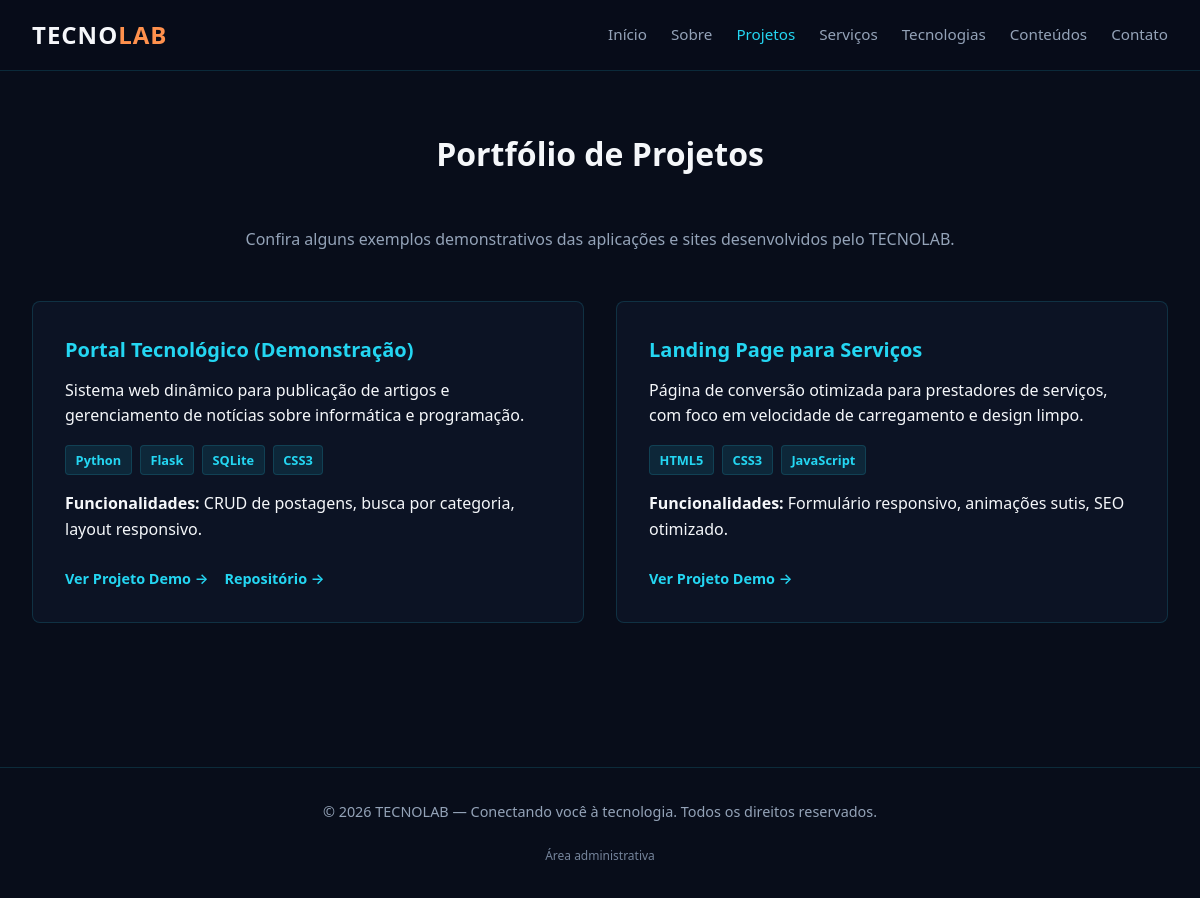
Page /projetos on the committed database.
### tables this page shows
CREATE TABLE projects (
            id INTEGER PRIMARY KEY AUTOINCREMENT,
            title TEXT NOT NULL,
            description TEXT NOT NULL,
            technologies TEXT,
            features TEXT,
            demo_url TEXT,
            repo_url TEXT,
            content TEXT,
            image_path TEXT,
            is_published INTEGER DEFAULT 1,
            created_at TIMESTAMP DEFAULT CURRENT_TIMESTAMP,
            updated_at TIMESTAMP DEFAULT CURRENT_TIMESTAMP
        );

### app.py (the view)
@app.route('/projetos')
def projects():
    conn = get_db()
    cursor = conn.cursor()
    cursor.execute('SELECT * FROM projects WHERE is_published = 1 ORDER BY created_at DESC')
    published_projects = cursor.fetchall()
    conn.close()
    return render_template('projects.html', projects=published_projects)

### app.py (called while the page is built)
def get_db():
    conn = sqlite3.connect(app.config['DATABASE_PATH'])
    conn.row_factory = sqlite3.Row
    return conn

### templates/projects.html (shortened to what this page needs)
{% extends 'base.html' %}
{% block content %}
<section class="section" style="padding-top: 8rem;">
    <h2 class="section-title">Portfólio de Projetos</h2>
    <p style="text-align: center; color: var(--text-muted); margin-bottom: 3rem;">
        Confira alguns exemplos demonstrativos das aplicações e sites desenvolvidos pelo TECNOLAB.
    </p>
    <div class="cards-grid">
        {% if projects %}
            {% for item in projects %}
            <div class="card">
                <h3 class="card-title">{{ item.title }}</h3>
                <p>{{ item.description }}</p>
                {% if item.technologies %}
                <div class="tech-tags">
                    {% for tech in item.technologies.split(',') %}
                        <span class="tech-badge">{{ tech.strip() }}</span>
                    {% endfor %}
                </div>
                {% endif %}
                {% if item.features %}
                <p><strong>Funcionalidades:</strong> {{ item.features }}</p>
                {% endif %}
                <div class="card-actions">
                    {% if item.demo_url %}
                        <a href="{{ item.demo_url }}" target="_blank" rel="noopener noreferrer" class="card-link">Ver Projeto Demo &rarr;</a>
                    {% endif %}
                    {% if item.repo_url %}
                        <a href="{{ item.repo_url }}" target="_blank" rel="noopener noreferrer" class="card-link">Repositório &rarr;</a>
                    {% endif %}
                </div>
            </div>
            {% endfor %}
        {% endif %}
    </div>
</section>
{% endblock %}

### templates/base.html (shortened to what this page needs)
<!DOCTYPE html>
<html lang="pt-BR">
<head>
    <link rel="stylesheet" href="{{ url_for('static', filename='css/style.css') }}">
</head>
<body>
    <header>
        <nav class="nav-container">
            <a href="{{ url_for('index') }}" class="logo">TECNO<span>LAB</span></a>
            <ul class="nav-links">
                <li><a href="{{ url_for('index') }}">Início</a></li>
                <li><a href="{{ url_for('about') }}">Sobre</a></li>
                <li><a href="{{ url_for('projects') }}">Projetos</a></li>
                <li><a href="{{ url_for('services') }}">Serviços</a></li>
                <li><a href="{{ url_for('technologies') }}">Tecnologias</a></li>
                <li><a href="{{ url_for('tutorials') }}">Conteúdos</a></li>
                <li><a href="{{ url_for('contact') }}">Contato</a></li>
            </ul>
        </nav>
    </header>
    <main>
        {% block content %}{% endblock %}
    </main>
    <footer>
        <p>&copy; 2026 TECNOLAB — Conectando você à tecnologia. Todos os direitos reservados.</p>
        <div class="footer-admin">
            <a href="{{ url_for('admin_login') }}">
                Área administrativa
            </a>
        </div>
    </footer>
</body>
</html>

### static/css/style.css (style rules this page uses)
:root { --bg-primary: #080D1A; --bg-secondary: #0F172A; --accent-electric: #087FE8; --accent-cyan: #24D6F2; --accent-purple: #7948C8; --accent-orange: #FF914D; --text-main: #F5F7FA; --text-muted: #94A3B8; --border-subtle: rgba(36, 214, 242, 0.15); --card-bg: rgba(15, 23, 42, 0.7); --font-family: 'Segoe UI', system-ui, -apple-system, sans-serif; }
* { margin: 0; padding: 0; box-sizing: border-box; }
body { background-color: var(--bg-primary); color: var(--text-main); font-family: var(--font-family); line-height: 1.6; overflow-x: hidden; }
header { background: rgba(8, 13, 26, 0.9); backdrop-filter: blur(10px); border-bottom: 1px solid var(--border-subtle); position: fixed; width: 100%; top: 0; z-index: 1000; }
.nav-container { max-width: 1200px; margin: 0 auto; display: flex; justify-content: space-between; align-items: center; padding: 1rem 2rem; }
.logo { font-size: 1.5rem; font-weight: 700; letter-spacing: 1px; color: var(--text-main); text-decoration: none; }
.logo span { color: var(--accent-orange); }
.nav-links { display: flex; gap: 1.5rem; list-style: none; }
.nav-links a { color: var(--text-muted); text-decoration: none; transition: color 0.3s ease; font-size: 0.95rem; }
.nav-links a:hover, .nav-links a.active { color: var(--accent-cyan); }
.section { padding: 5rem 2rem; max-width: 1200px; margin: 0 auto; }
.section-title { text-align: center; font-size: 2rem; margin-bottom: 3rem; }
.cards-grid { display: grid; grid-template-columns: repeat(auto-fit, minmax(280px, 1fr)); gap: 2rem; }
.card { background: var(--card-bg); border: 1px solid var(--border-subtle); border-radius: 8px; padding: 2rem; transition: transform 0.3s ease, border-color 0.3s ease; }
.card-title { color: var(--accent-cyan); margin-bottom: 0.75rem; font-size: 1.25rem; }
footer { border-top: 1px solid var(--border-subtle); padding: 2rem; text-align: center; color: var(--text-muted); font-size: 0.9rem; margin-top: 4rem; }
.tech-tags { display: flex; flex-wrap: wrap; gap: 0.5rem; margin: 1rem 0; }
.tech-badge { background: rgba(36, 214, 242, 0.1); color: var(--accent-cyan); border: 1px solid var(--border-subtle); padding: 0.25rem 0.6rem; border-radius: 4px; font-size: 0.8rem; font-weight: 600; }
.card-actions { display: flex; gap: 1rem; margin-top: 1.5rem; }
.card-link { color: var(--accent-cyan); text-decoration: none; font-size: 0.9rem; font-weight: 600; transition: color 0.3s ease; }
.footer-admin { margin-top: 20px; text-align: center; }
.footer-admin a { color: #75849b; font-size: 12px; text-decoration: none; transition: color 0.3s ease; }

### rows in the picture
projects: title "Portal Tecnológico (Demonstração)", description "Sistema web dinâmico para publicação de artigos e gerenciamento de notícias sobre informática e programação.", strip "Python" "Flask" "SQLite" "CSS3", features "CRUD de postagens, busca por categoria, layout responsivo."
projects: title "Landing Page para Serviços", description "Página de conversão otimizada para prestadores de serviços, com foco em velocidade de carregamento e design limpo.", strip "HTML5" "CSS3" "JavaScript", features "Formulário responsivo, animações sutis, SEO otimizado."
